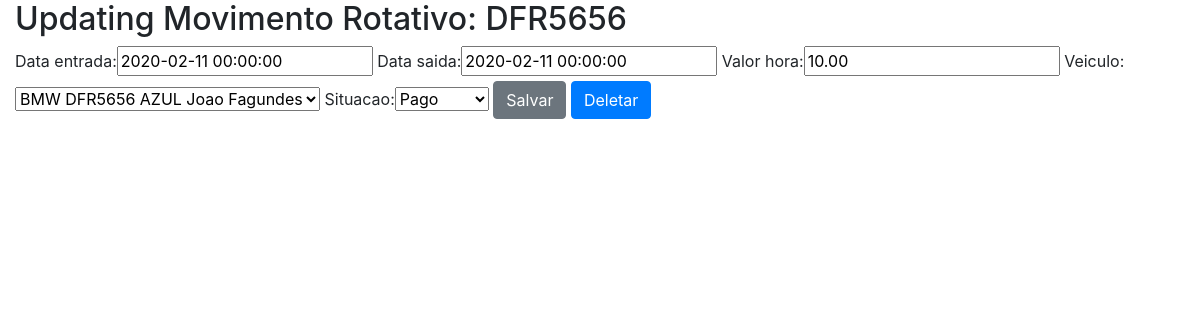
Page /sistema/mov-rot-update/5/ on the committed database.
### core/models.py (models this page shows, shortened)
class MovRotativo(models.Model):
	Pago = 'PG'
	Pendente = 'PE'
	SITUACAO = [(Pago, 'Pago'), (Pendente, 'Pendente'),]
	data_entrada = models.DateTimeField(auto_now=False)
	data_saida = models.DateTimeField(auto_now=False, null=True, blank=True)
	valor_hora = models.DecimalField(max_digits=5, decimal_places=2)
	veiculo = models.ForeignKey('Veiculo', on_delete=models.PROTECT)
	situacao = models.CharField(
		max_length=2,
		choices = SITUACAO,
		default=Pendente
	)
	def __str__(self):
		return self.veiculo.placa

class Veiculo(models.Model):
	marca = models.ForeignKey('Marca', on_delete=models.PROTECT)
	proprietario = models.ForeignKey('Pessoa', on_delete=models.PROTECT)
	placa = models.CharField(max_length=7)
	cor = models.CharField(max_length=15)
	observacoes = models.TextField()
	def __str__(self):
		return self.marca.nome + " " + self.placa + " " + self.cor + " " + self.proprietario.nome

### core/views.py (the view)
# urls.py: url(r'^mov-rot-update/(?P<id>\d+)/', movrotativo_update, name='core_movrot_update'),
def movrotativo_update(request,id):
	data = {}
	mov_rotativo = MovRotativo.objects.get(id=id)
	form = MovRotativoForm(request.POST or None, instance=mov_rotativo)
	data['mov_rotativo'] = mov_rotativo
	data['form'] = form
	if request.method == 'POST':
		if form.is_valid():
			form.save()
			return redirect('core_lista_movrotativos')
	else:
		return render(request, 'core/update_movrot.html', data)

### core/forms.py
class MovRotativoForm(ModelForm):
	class Meta:
		model = MovRotativo
		fields = '__all__'

### core/templates/core/update_movrot.html (shortened to what this page needs)
{% extends 'base.html' %}
{% block main %}
{% load bootstrap %}
<div class="row">
	<div class="col">
		<h2>Updating Movimento Rotativo: {{ mov_rotativo}}</h2>
	</div>
</div>
<div class="row">
	<div class="col-12">
		<form action="{% url 'core_movrot_update' mov_rotativo.id %}" method="POST">
			{{form|bootstrap}}
			<button class="btn btn-secondary" type="submit">Salvar</button>
			<a class="btn btn-primary" href="{% url 'core_movrot_delete' mov_rotativo.id %}">Deletar</a>
</form>
</div>
{% endblock %}

### rows in the picture
MovRotativo: veiculo.placa "DFR5656", data_entrada "2020-02-11 00:00:00", data_saida "2020-02-11 00:00:00", valor_hora "10.00", veiculo "BMW DFR5656 AZUL Joao Fagundes", situacao "Pago"
